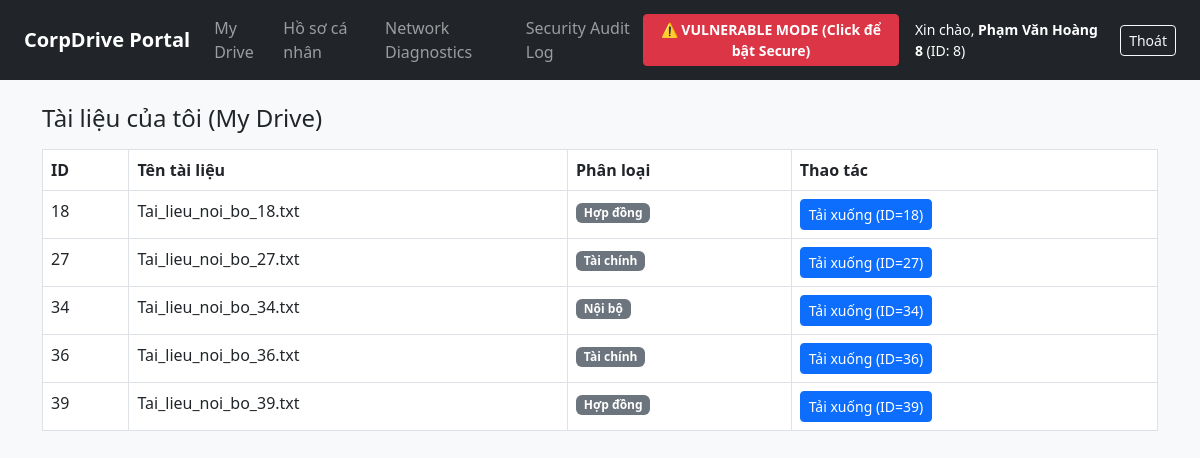
/drive (signed in), run on the app's committed database.
### tables this page shows
CREATE TABLE documents (
    id INTEGER PRIMARY KEY AUTOINCREMENT,
    uuid TEXT UNIQUE,
    owner_id INTEGER,
    filename TEXT,
    category TEXT,
    content TEXT
);

### app.py (the view)
@app.route('/drive')
def drive():
    if 'user_id' not in session: return redirect(url_for('login'))
    db = get_db()
    docs = db.execute('SELECT * FROM documents WHERE owner_id = ?', (session['user_id'],)).fetchall()
    return render_template('drive.html', docs=docs)

### app.py (called while the page is built)
def get_db():
    conn = sqlite3.connect('corpdrive.db')
    conn.row_factory = sqlite3.Row
    return conn

### templates/drive.html
{% extends "base.html" %}
{% block content %}
<h4>Tài liệu của tôi (My Drive)</h4>
<table class="table table-bordered bg-white mt-3">
    <thead><tr><th>ID</th><th>Tên tài liệu</th><th>Phân loại</th><th>Thao tác</th></tr></thead>
    <tbody>
    {% for d in docs %}
        <tr>
            <td>{{ d.id }}</td>
            <td>{{ d.filename }}</td>
            <td><span class="badge bg-secondary">{{ d.category }}</span></td>
            <td>
                {% if session.mode == 'vulnerable' %}
                    <a href="/drive/download?file_id={{ d.id }}" class="btn btn-sm btn-primary">Tải xuống (ID={{ d.id }})</a>
                {% else %}
                    <a href="/drive/download?uuid={{ d.uuid }}" class="btn btn-sm btn-success">Tải xuống (UUID)</a>
                {% endif %}
            </td>
        </tr>
    {% endfor %}
    </tbody>
</table>
{% endblock %}

### templates/base.html (shortened to what this page needs)
<!DOCTYPE html>
<html lang="vi">
<head>
    <link href="https://cdn.jsdelivr.net/npm/bootstrap@5.3.0/dist/css/bootstrap.min.css" rel="stylesheet">
</head>
<body class="bg-light">
<nav class="navbar navbar-expand-lg navbar-dark bg-dark px-4">
    <a class="navbar-brand fw-bold" href="/drive">CorpDrive Portal</a>
    {% if session.user_id %}
    <div class="navbar-nav me-auto">
        <a class="nav-link" href="/drive">My Drive</a>
        <a class="nav-link" href="/profile">Hồ sơ cá nhân</a>
        <a class="nav-link" href="/network-check">Network Diagnostics</a>
        <a class="nav-link" href="/logs">Security Audit Log</a>
    </div>
    <div class="d-flex align-items-center gap-3">
        <form action="/toggle-mode" method="POST" class="m-0">
            {% if session.mode == 'vulnerable' %}
                <button class="btn btn-danger btn-sm fw-bold">⚠️ VULNERABLE MODE (Click để bật Secure)</button>
            {% else %}
                <button class="btn btn-success btn-sm fw-bold">🛡️ SECURE MODE (Click để về Vulnerable)</button>
            {% endif %}
        </form>
        <span class="text-white small">Xin chào, <b>{{ session.full_name }}</b> (ID: {{ session.user_id }})</span>
        <a href="/logout" class="btn btn-outline-light btn-sm">Thoát</a>
    </div>
    {% endif %}
</nav>
<div class="container py-4">{% block content %}{% endblock %}</div>
</body>
</html>

### data on the page
documents: id "18", filename "Tai_lieu_noi_bo_18.txt", category "Hợp đồng"
documents: id "27", filename "Tai_lieu_noi_bo_27.txt", category "Tài chính"
documents: id "34", filename "Tai_lieu_noi_bo_34.txt", category "Nội bộ"
documents: id "36", filename "Tai_lieu_noi_bo_36.txt", category "Tài chính"
documents: id "39", filename "Tai_lieu_noi_bo_39.txt", category "Hợp đồng"

### other printed values
{{ session.full_name }} "Phạm Văn Hoàng 8"
{{ session.user_id }} "8"
